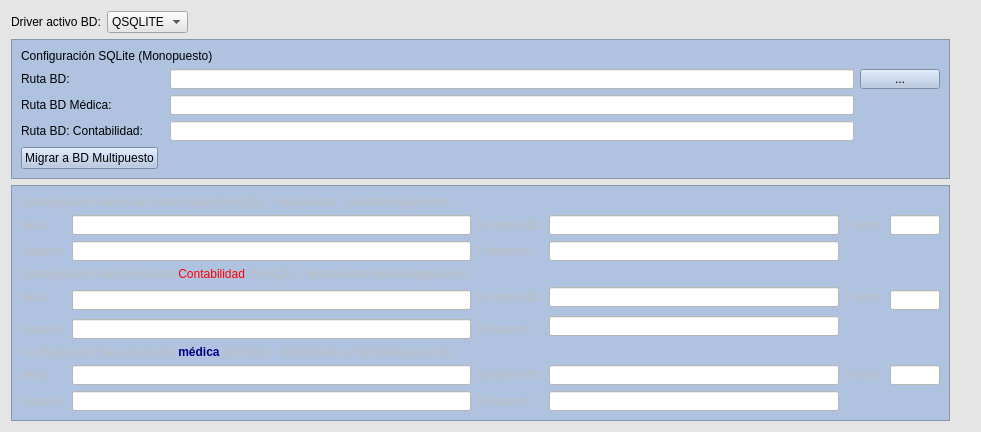
       <widget class="QWidget" name="tabWidgetPage2">
        <property name="styleSheet">
         <string notr="true">background-color: rgb(229, 229, 229);</string>
        </property>
        <attribute name="title">
         <string>Datos conexión Base de datos</string>
        </attribute>
        <layout class="QGridLayout" name="gridLayout_5">
         <item row="0" column="1">
          <widget class="QComboBox" name="txtcDriver">
           <item>
            <property name="text">
             <string>QSQLITE</string>
            </property>
           </item>
           <item>
            <property name="text">
             <string>QMYSQL</string>
            </property>
           </item>
          </widget>
         </item>
         <item row="3" column="0" colspan="3">
          <widget class="QFrame" name="mysql_frame">
           <property name="enabled">
            <bool>false</bool>
           </property>
           <property name="styleSheet">
            <string notr="true">background-color: rgb(175,195,225);</string>
           </property>
           <property name="frameShape">
            <enum>QFrame::StyledPanel</enum>
           </property>
           <property name="frameShadow">
            <enum>QFrame::Raised</enum>
           </property>
           <layout class="QGridLayout" name="gridLayout_4">
            <item row="0" column="0" colspan="2">
             <widget class="QLabel" name="label_5">
              <property name="text">
               <string>Configuración Bases de datos Maya (MySQL) - Multipuesto  y Multidelegaciones.</string>
              </property>
             </widget>
            </item>
            <item row="1" column="0">
             <widget class="QLabel" name="label_6">
              <property name="text">
               <string>Host:</string>
              </property>
             </widget>
            </item>
            <item row="1" column="1">
             <widget class="QLineEdit" name="txtcHost">
              <property name="maximumSize">
               <size>
                <width>16777215</width>
                <height>20</height>
               </size>
              </property>
              <property name="styleSheet">
               <string notr="true">background-color: rgb(255, 255, 255);</string>
              </property>
             </widget>
            </item>
            <item row="1" column="2">
             <widget class="QLabel" name="label_7">
              <property name="text">
               <string>Nombre BD:</string>
              </property>
             </widget>
            </item>
            <item row="1" column="3">
             <widget class="QLineEdit" name="txtcNombreBd">
              <property name="maximumSize">
               <size>
                <width>16777215</width>
                <height>20</height>
               </size>
              </property>
              <property name="styleSheet">
               <string notr="true">background-color: rgb(255, 255, 255);</string>
              </property>
             </widget>
            </item>
            <item row="1" column="4">
             <widget class="QLabel" name="label_8">
              <property name="text">
               <string>Puerto:</string>
              </property>
             </widget>
            </item>
            <item row="1" column="5">
             <widget class="QLineEdit" name="txtcPuerto">
              <property name="maximumSize">
               <size>
                <width>50</width>
                <height>20</height>
               </size>
              </property>
              <property name="styleSheet">
               <string notr="true">background-color: rgb(255, 255, 255);</string>
              </property>
             </widget>
            </item>
            <item row="2" column="0">
             <widget class="QLabel" name="label_9">
              <property name="text">
               <string>Usuario:</string>
              </property>
             </widget>
            </item>
            <item row="2" column="1">
             <widget class="QLineEdit" name="txtcUser">
              <property name="maximumSize">
               <size>
                <width>16777215</width>
                <height>20</height>
               </size>
              </property>
              <property name="styleSheet">
               <string notr="true">background-color: rgb(255, 255, 255);</string>
              </property>
             </widget>
            </item>
            <item row="2" column="2">
             <widget class="QLabel" name="label_10">
              <property name="text">
               <string>Password:</string>
              </property>
             </widget>
            </item>
            <item row="2" column="3">
             <widget class="QLineEdit" name="txtcPassword">
              <property name="maximumSize">
               <size>
                <width>16777215</width>
                <height>20</height>
               </size>
              </property>
              <property name="styleSheet">
               <string notr="true">background-color: rgb(255, 255, 255);</string>
              </property>
             </widget>
            </item>
            <item row="3" column="0" colspan="2">
             <widget class="QLabel" name="label_49">
              <property name="text">
               <string>&lt;html&gt;&lt;head/&gt;&lt;body&gt;&lt;p&gt;Configuración Base de datos &lt;span style=&quot; color:#ff0000;&quot;&gt;Contabilidad &lt;/span&gt;(MySQL) - Multipuesto,Multidelegaciones.&lt;/p&gt;&lt;/body&gt;&lt;/html&gt;</string>
              </property>
             </widget>
            </item>
            <item row="4" column="0">
             <widget class="QLabel" name="label_50">
              <property name="text">
               <string>Host</string>
              </property>
             </widget>
            </item>
            <item row="4" column="1" rowspan="2">
             <widget class="QLineEdit" name="txtHost_contabilidad">
              <property name="maximumSize">
               <size>
                <width>16777215</width>
                <height>20</height>
               </size>
              </property>
              <property name="styleSheet">
               <string notr="true">background-color: rgb(255, 255, 255);</string>
              </property>
             </widget>
            </item>
            <item row="4" column="2">
             <widget class="QLabel" name="label_52">
              <property name="text">
               <string>Nombre BD:</string>
              </property>
             </widget>
            </item>
            <item row="4" column="3">
             <widget class="QLineEdit" name="txtNombre_BDConta">
              <property name="maximumSize">
               <size>
                <width>16777215</width>
                <height>20</height>
               </size>
              </property>
              <property name="styleSheet">
               <string notr="true">background-color: rgb(255, 255, 255);</string>
              </property>
             </widget>
            </item>
            <item row="4" column="4">
             <widget class="QLabel" name="label_54">
              <property name="text">
               <string>Puerto:</string>
              </property>
             </widget>
            </item>
            <item row="4" column="5" rowspan="2">
             <widget class="QLineEdit" name="txtPuertoBDConta">
              <property name="maximumSize">
               <size>
                <width>50</width>
                <height>20</height>
               </size>
              </property>
              <property name="styleSheet">
               <string notr="true">background-color: rgb(255, 255, 255);</string>
              </property>
             </widget>
            </item>
            <item row="5" column="3" rowspan="2">
             <widget class="QLineEdit" name="txtPasswordBDConta">
              <property name="maximumSize">
               <size>
                <width>16777215</width>
                <height>20</height>
               </size>
              </property>
              <property name="styleSheet">
               <string notr="true">background-color: rgb(255, 255, 255);</string>
              </property>
             </widget>
            </item>
            <item row="6" column="0">
             <widget class="QLabel" name="label_51">
              <property name="text">
               <string>Usuario:</string>
              </property>
             </widget>
            </item>
            <item row="6" column="1">
             <widget class="QLineEdit" name="txtUsuario_contabilidad">
              <property name="maximumSize">
               <size>
                <width>16777215</width>
                <height>20</height>
               </size>
              </property>
              <property name="styleSheet">
               <string notr="true">background-color: rgb(255, 255, 255);</string>
              </property>
             </widget>
            </item>
            <item row="6" column="2">
             <widget class="QLabel" name="label_53">
              <property name="text">
               <string>Password:</string>
              </property>
             </widget>
            </item>
            <item row="7" column="0" colspan="2">
             <widget class="QLabel" name="label_34">
              <property name="text">
               <string>&lt;html&gt;&lt;head/&gt;&lt;body&gt;&lt;p&gt;Configuración Base de datos &lt;span style=&quot; font-weight:600; color:#000080;&quot;&gt;médica&lt;/span&gt; (MySQL) - Multipuesto y Multidelegaciones.&lt;/p&gt;&lt;/body&gt;&lt;/html&gt;</string>
              </property>
             </widget>
            </item>
            <item row="8" column="0">
             <widget class="QLabel" name="label_35">
              <property name="text">
               <string>Host:</string>
              </property>
             </widget>
            </item>
            <item row="8" column="1">
             <widget class="QLineEdit" name="txtcHostmedic">
              <property name="maximumSize">
               <size>
                <width>16777215</width>
                <height>20</height>
               </size>
              </property>
              <property name="styleSheet">
               <string notr="true">background-color: rgb(255, 255, 255);</string>
              </property>
             </widget>
            </item>
            <item row="8" column="2">
             <widget class="QLabel" name="label_32">
              <property name="text">
               <string>Nombre BD:</string>
              </property>
             </widget>
            </item>
            <item row="8" column="3">
             <widget class="QLineEdit" name="txtcNombreBdMedic">
              <property name="maximumSize">
               <size>
                <width>16777215</width>
                <height>20</height>
               </size>
              </property>
              <property name="styleSheet">
               <string notr="true">background-color: rgb(255, 255, 255);</string>
              </property>
             </widget>
            </item>
            <item row="8" column="4">
             <widget class="QLabel" name="label_33">
              <property name="text">
               <string>Puerto:</string>
              </property>
             </widget>
            </item>
            <item row="8" column="5">
             <widget class="QLineEdit" name="txtcPuertoMedic">
              <property name="maximumSize">
               <size>
                <width>50</width>
                <height>20</height>
               </size>
              </property>
              <property name="styleSheet">
               <string notr="true">background-color: rgb(255, 255, 255);</string>
              </property>
             </widget>
            </item>
            <item row="9" column="0">
             <widget class="QLabel" name="label_31">
              <property name="text">
               <string>Usuario:</string>
              </property>
             </widget>
            </item>
            <item row="9" column="1">
             <widget class="QLineEdit" name="txtcUserMedic">
              <property name="maximumSize">
               <size>
                <width>16777215</width>
                <height>20</height>
               </size>
              </property>
              <property name="styleSheet">
               <string notr="true">background-color: rgb(255, 255, 255);</string>
              </property>
             </widget>
            </item>
            <item row="9" column="2">
             <widget class="QLabel" name="label_36">
              <property name="text">
               <string>Password:</string>
              </property>
             </widget>
            </item>
            <item row="9" column="3">
             <widget class="QLineEdit" name="txtcPasswordBdMedic">
              <property name="maximumSize">
               <size>
                <width>16777215</width>
                <height>20</height>
               </size>
              </property>
              <property name="styleSheet">
               <string notr="true">background-color: rgb(255, 255, 255);</string>
              </property>
             </widget>
            </item>
           </layout>
          </widget>
         </item>
         <item row="0" column="3" rowspan="2">
          <spacer name="horizontalSpacer">
           <property name="orientation">
            <enum>Qt::Horizontal</enum>
           </property>
           <property name="sizeHint" stdset="0">
            <size>
             <width>20</width>
             <height>20</height>
            </size>
           </property>
          </spacer>
         </item>
         <item row="0" column="2">
          <spacer name="horizontalSpacer_6">
           <property name="orientation">
            <enum>Qt::Horizontal</enum>
           </property>
           <property name="sizeHint" stdset="0">
            <size>
             <width>40</width>
             <height>20</height>
            </size>
           </property>
          </spacer>
         </item>
         <item row="0" column="0">
          <widget class="QLabel" name="label_11">
           <property name="text">
            <string>Driver activo BD:</string>
           </property>
          </widget>
         </item>
         <item row="1" column="0" colspan="3">
          <widget class="QFrame" name="sqlite_frame">
           <property name="styleSheet">
            <string notr="true">background-color: rgb(175,195,225);</string>
           </property>
           <property name="frameShape">
            <enum>QFrame::StyledPanel</enum>
           </property>
           <property name="frameShadow">
            <enum>QFrame::Raised</enum>
           </property>
           <layout class="QGridLayout" name="gridLayout_3">
            <item row="0" column="0" colspan="3">
             <widget class="QLabel" name="label_4">
              <property name="text">
               <string>&lt;html&gt;&lt;head/&gt;&lt;body&gt;&lt;p&gt;Configuración SQLite (Monopuesto)&lt;/p&gt;&lt;/body&gt;&lt;/html&gt;</string>
              </property>
             </widget>
            </item>
            <item row="1" column="0">
             <widget class="QLabel" name="label_3">
              <property name="text">
               <string>Ruta BD:</string>
              </property>
             </widget>
            </item>
            <item row="1" column="2">
             <widget class="QLineEdit" name="txtRutaBd">
              <property name="maximumSize">
               <size>
                <width>16777215</width>
                <height>20</height>
               </size>
              </property>
              <property name="styleSheet">
               <string notr="true">background-color: rgb(255, 255, 255);</string>
              </property>
             </widget>
            </item>
            <item row="4" column="0">
             <widget class="QPushButton" name="btn_migrar">
              <property name="text">
               <string>Migrar a BD Multipuesto</string>
              </property>
             </widget>
            </item>
            <item row="4" column="2" colspan="2">
             <spacer name="horizontalSpacer_5">
              <property name="orientation">
               <enum>Qt::Horizontal</enum>
              </property>
              <property name="sizeHint" stdset="0">
               <size>
                <width>770</width>
                <height>20</height>
               </size>
              </property>
             </spacer>
            </item>
            <item row="1" column="3">
             <widget class="QPushButton" name="btn_ruta_db">
              <property name="sizePolicy">
               <sizepolicy hsizetype="Fixed" vsizetype="Fixed">
                <horstretch>0</horstretch>
                <verstretch>0</verstretch>
               </sizepolicy>
              </property>
              <property name="minimumSize">
               <size>
                <width>30</width>
                <height>0</height>
               </size>
              </property>
              <property name="maximumSize">
               <size>
                <width>16777215</width>
                <height>20</height>
               </size>
              </property>
              <property name="text">
               <string>...</string>
              </property>
             </widget>
            </item>
            <item row="3" column="2">
             <widget class="QLineEdit" name="txtRutaBDConta">
              <property name="maximumSize">
               <size>
                <width>16777215</width>
                <height>20</height>
               </size>
              </property>
              <property name="styleSheet">
               <string notr="true">background-color: rgb(255, 255, 255);</string>
              </property>
             </widget>
            </item>
            <item row="3" column="0">
             <widget class="QLabel" name="label_55">
              <property name="text">
               <string>Ruta BD: Contabilidad:</string>
              </property>
             </widget>
            </item>
            <item row="2" column="0">
             <widget class="QLabel" name="label_56">
              <property name="text">
               <string>Ruta BD Médica:</string>
              </property>
             </widget>
            </item>
            <item row="2" column="2">
             <widget class="QLineEdit" name="txtRutaBDMedica">
              <property name="maximumSize">
               <size>
                <width>16777215</width>
                <height>20</height>
               </size>
              </property>
              <property name="styleSheet">
               <string notr="true">background-color: rgb(255, 255, 255);</string>
              </property>
             </widget>
            </item>
           </layout>
          </widget>
         </item>
        </layout>
       </widget>
